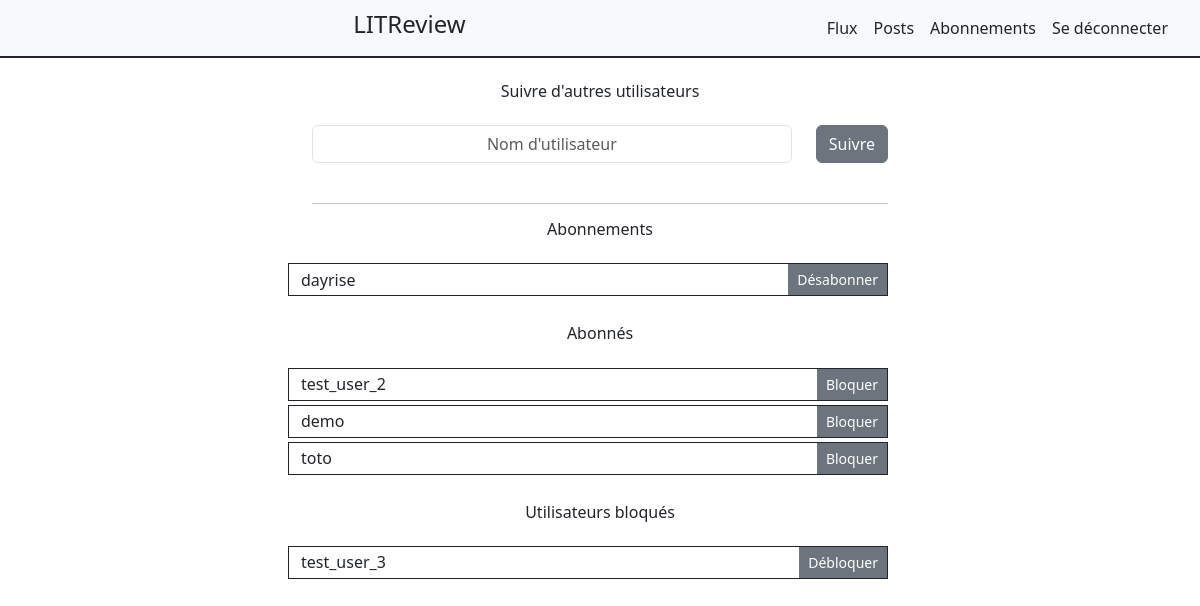
The app's page /follows/ (signed in), older data.
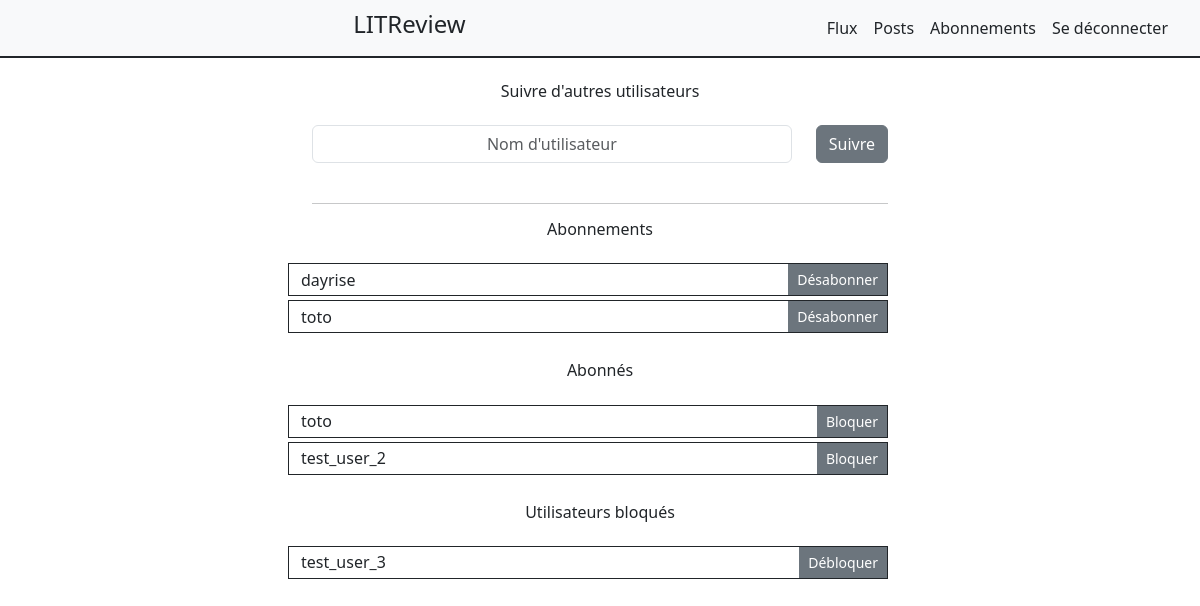
The same page, newer data.
### authentication/models.py (models this page shows, shortened)
class CustomUser(AbstractUser):
    ADMINISTRATOR = "Administrator"
    MODERATOR = "Moderator"
    BASIC = "Basic"
    ROLE_CHOICES = (
        (ADMINISTRATOR, "Administrateur"),
        (MODERATOR, "Modérateur"),
        (BASIC, "Utilisateur"),
    )
    role = models.CharField(
        max_length=20,
        choices=ROLE_CHOICES,
        default=BASIC,
        verbose_name="Rôle",
    )
    avatar = models.ImageField(
        upload_to=get_avatar_path, verbose_name="Avatar", null=True, blank=True
    )
    follows = models.ManyToManyField(
        settings.AUTH_USER_MODEL,
        through="UserFollows",
        related_name="followers",
        verbose_name="suit",
        symmetrical=False,
        blank=True,
    )
    blocks = models.ManyToManyField(
        settings.AUTH_USER_MODEL,
        blank=True,
    )

### rating/views.py (the view, shortened to what this page needs)
# urls.py: path("follows/", rating.views.follows, name="follows"),
@login_required
def follows(request):
    user = request.user
    following = user.follows.all()  # users followed by the user
    followers = user.followers.all()  # users following the user
    blocked_users = user.blocks.all()  # users blocked by the user
    context = {"following": following, "followers": followers, "blocked": blocked_users}
    return render(request, "rating/follows.html", context=context)

### rating/templates/rating/follows.html (shortened to what this page needs)
{% extends "base.html" %}
{% block content %}
  <div class="container-sm w-50 mt-4" role="main">
    <div class="row">
      <div class="col-12 mb-3">
        <h6 class="text-center">Suivre d'autres utilisateurs</h6>
      </div>
      <form method="post" role="form" aria-label="Suivre d'autres utilisateurs">
        <div class="row mb-3">
          <div class="col-sm mx-auto mb-2">
            <input type="text" id="username" name="username" placeholder="Nom d'utilisateur"
                   required class="form-control text-center" aria-label="Nom d'utilisateur">
          </div>
          <div class="col-sm-auto">
            <button type="submit" class="btn btn-secondary float-end" aria-label="Suivre">
              Suivre
            </button>
          </div>
        </div>
      </form>
    </div>
    {% if following %}
      <hr>
      <div class="row mb-4" role="region" aria-labelledby="suit">
        <div class="col-12 mb-3">
          <h6 class="text-center" id="suit">Abonnements</h6>
        </div>
        {% for user in following %}
          <div class="row border border-dark align-items-center pe-0 mb-1">
            <div class="col-sm px-0">
              {{ user }}
            </div>
            <div class="col-sm pe-0">
              <a href="{% url 'unfollow' user.id %}" aria-label="Ne plus suivre l'utilisateur"
                 class="btn btn-sm btn-secondary rounded-0 float-end">
                Désabonner
              </a>
            </div>
          </div>
        {% endfor %}
      </div>
    {% endif %}
    {% if followers %}
      <div class="row mb-4" role="region" aria-labelledby="suivi-par">
        <div class="col-12 mb-3">
          <h6 class="text-center" id="suivi-par">Abonnés</h6>
        </div>
        {% for user in followers %}
          <div class="row border border-dark align-items-center pe-0 mb-1">
            <div class="col-sm px-0">
              {{ user }}
            </div>
            <div class="col-sm pe-0">
              <a href="{% url 'block' user.id %}" aria-label="Bloquer l'utilisateur"
                 class="btn btn-sm btn-secondary rounded-0 float-end">
                Bloquer
              </a>
            </div>
          </div>
        {% endfor %}
      </div>
    {% endif %}
    {% if blocked %}
      <div class="row mb-4" role="region" aria-labelledby="bloqués">
        <div class="col-12 mb-3">
          <h6 class="text-center" id="bloqués">Utilisateurs bloqués</h6>
        </div>
        {% for user in blocked %}
          <div class="row border border-dark align-items-center pe-0 mb-1">
            <div class="col-sm px-0">
              {{ user }}
            </div>
            <div class="col-sm pe-0">
              <a href="{% url 'unblock' user.id %}" aria-label="Débloquer l'utilisateur"
                 class="btn btn-sm btn-secondary rounded-0 float-end">
                Débloquer
              </a>
            </div>
          </div>
        {% endfor %}
      </div>
    {% endif %}
  </div>
{% endblock content %}

Row changes from the older to the newer data that the page shows:
removed CustomUser: username "demo", shown under "Abonnés"
now on one of the page's lists (row edited): CustomUser: username "toto"
changed CustomUser "toto": moves up the list
